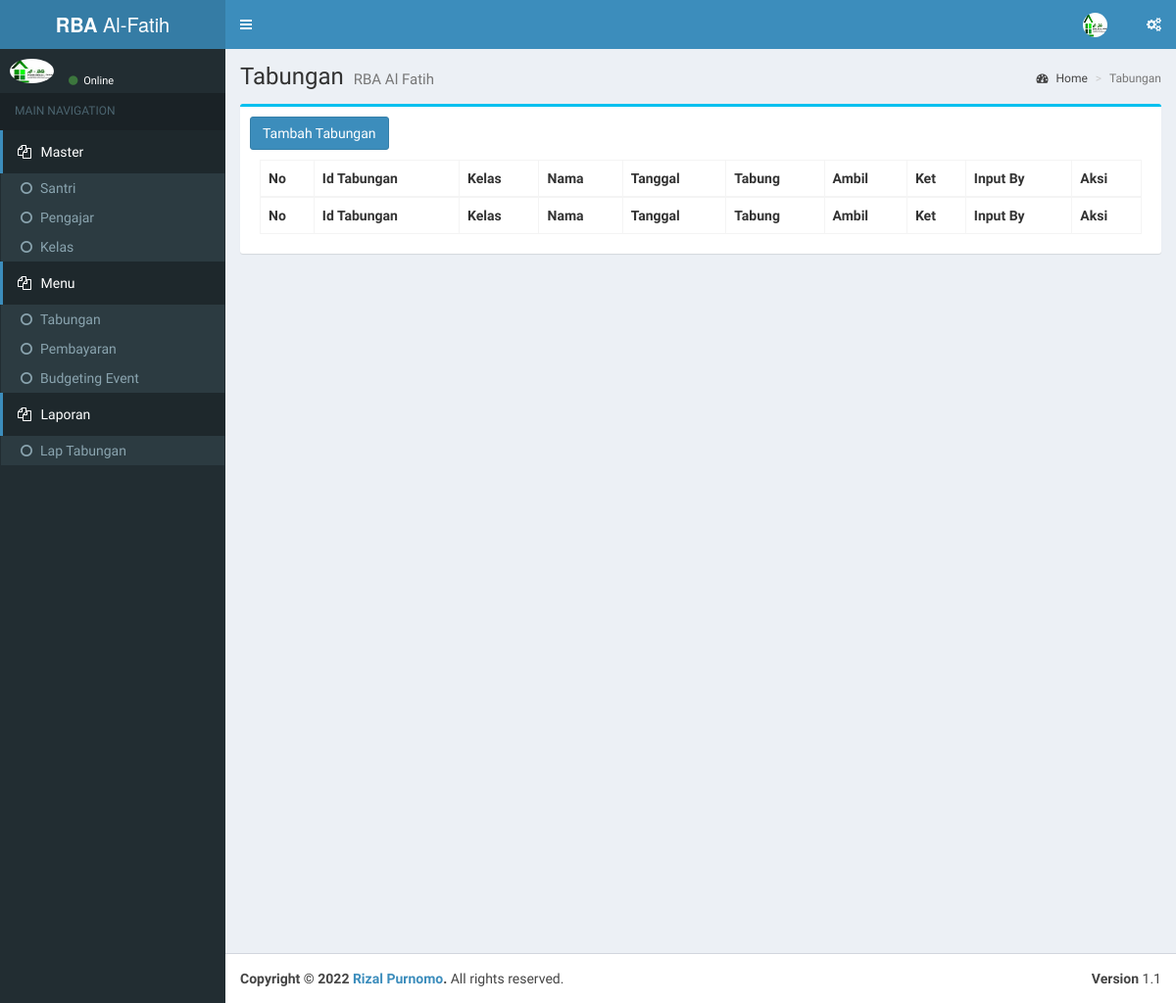
Page /index.php/tabungan on the earlier database version.
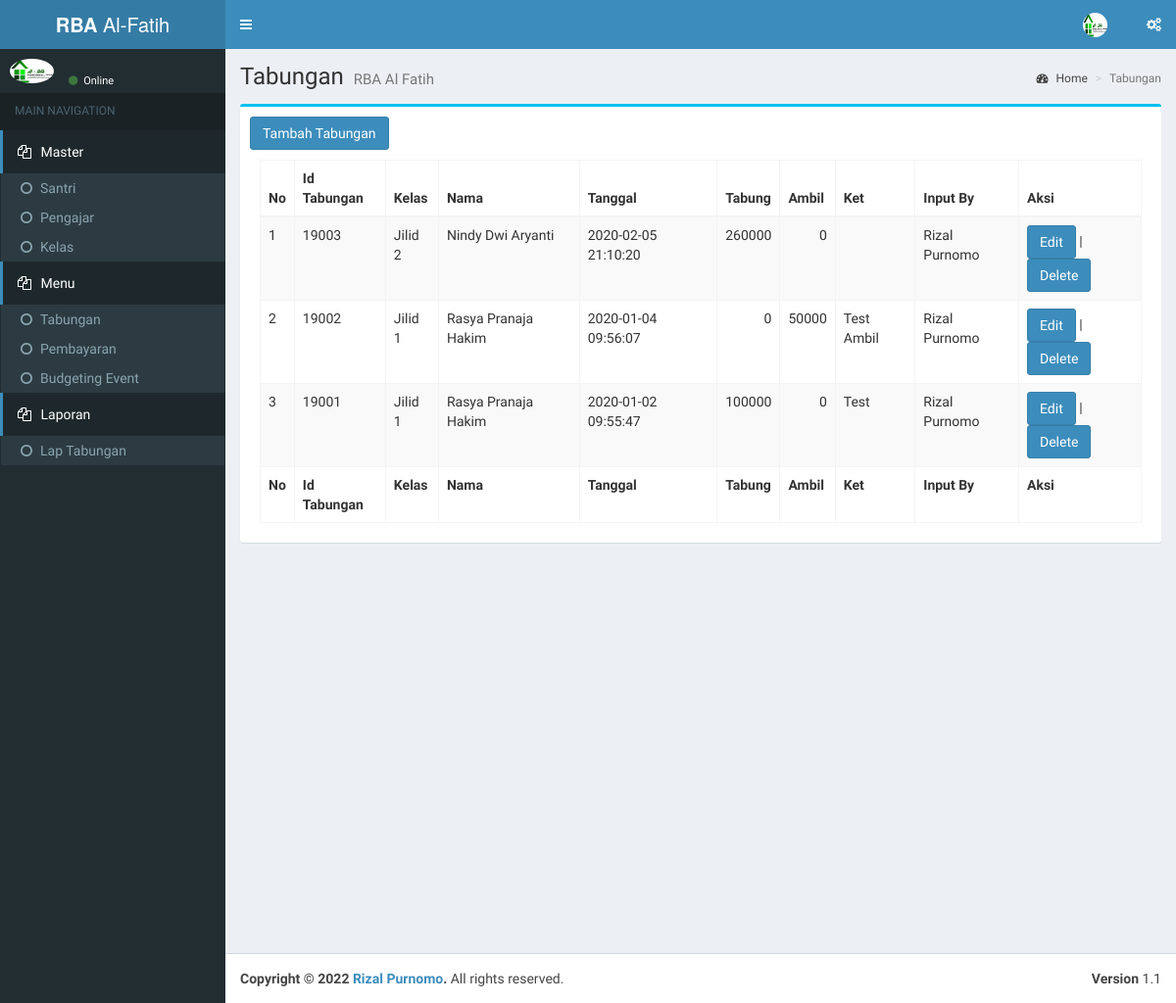
Same page on the later database version.
### tables this page shows
CREATE TABLE `tbltabungan` (
  `id` int(11) NOT NULL AUTO_INCREMENT,
  `idTabungan` varchar(5) DEFAULT NULL,
  `idSantri` varchar(5) DEFAULT NULL,
  `idUser` varchar(5) DEFAULT NULL,
  `tanggal` datetime DEFAULT NULL,
  `debet` int(11) DEFAULT NULL,
  `kredit` int(11) DEFAULT NULL,
  `ket` varchar(50) DEFAULT NULL,
  PRIMARY KEY (`id`)
);

CREATE TABLE `tblkelas` (
  `id` int(11) NOT NULL AUTO_INCREMENT,
  `idKelas` varchar(5) DEFAULT NULL,
  `namaKelas` varchar(50) DEFAULT NULL,
  `idUser` varchar(5) DEFAULT NULL,
  PRIMARY KEY (`id`)
);

CREATE TABLE `tblsantri` (
  `id` int(11) NOT NULL AUTO_INCREMENT,
  `idSantri` varchar(5) DEFAULT NULL,
  `idKelas` varchar(5) DEFAULT NULL,
  `nama` varchar(50) DEFAULT NULL,
  `panggilan` varchar(20) DEFAULT NULL,
  `tmpLahir` varchar(20) DEFAULT NULL,
  `tglLahir` date DEFAULT NULL,
  `jnsKel` varchar(10) DEFAULT NULL,
  `tlp` varchar(25) DEFAULT NULL,
  `alamat` varchar(100) DEFAULT NULL,
  `namaAyah` varchar(50) DEFAULT NULL,
  `namaIbu` varchar(50) DEFAULT NULL,
  `email` varchar(50) DEFAULT NULL,
  PRIMARY KEY (`id`)
);

CREATE TABLE `tbluser` (
  `id` int(11) NOT NULL AUTO_INCREMENT,
  `iduser` varchar(5) DEFAULT NULL,
  `user` varchar(20) DEFAULT NULL,
  `realname` varchar(50) DEFAULT NULL,
  `password` varchar(50) DEFAULT NULL,
  `jnsKel` varchar(5) DEFAULT NULL,
  `level` varchar(20) DEFAULT NULL,
  `foto` varchar(50) DEFAULT NULL,
  `lastLogin` datetime DEFAULT NULL,
  PRIMARY KEY (`id`)
);

### application/controllers/Tabungan.php (called while the page is built, shortened)
<?php
class Tabungan extends CI_Controller {
	public function __construct(){
		$this->load->model(array('santri_model','kelas_model','tabungan_model'));
  }
    public function index(){
      $data['tabungan'] = $this->tabungan_model->getAllTabungan();
		  $this->load->view('tabungan/view_tabungan',$data);
    }
}

### index.php (called while the page is built, shortened)
<?php
require_once BASEPATH.'core/CodeIgniter.php';

### application/models/Tabungan_model.php (called while the page is built, shortened)
<?php
class Tabungan_model extends CI_Model {
	public function getAllTabungan(){
		$sql = "SELECT * FROM tbltabungan a
			INNER JOIN tblsantri b ON a.idsantri=b.idSantri
			INNER JOIN tbluser c ON c.iduser=a.iduser
			inner join tblkelas d on d.idkelas=b.idkelas
			order by tanggal desc";
		$qry = $this->db->query($sql);
		return $qry->result_array();
	}
}

### application/views/tabungan/view_tabungan.php (the view, shortened to what this page needs)
<div class="content-wrapper">
	<section class="content-header">
		<h1>
			Tabungan
			<small>RBA Al Fatih</small>
		</h1>
		<ol class="breadcrumb">
			<li><a href="<?php echo base_url('home/dashboard');?>"><i class="fa fa-dashboard"></i> Home</a></li>
			<li class="active">Tabungan</li>
		</ol>
	</section>
	<section class="content">
		<div class="row">
			<div class="col-sm-12">
				<div class="box box-info">
					<div class="box-body">
            <a class="btn btn-large btn-primary" href="<?php echo base_url('tabungan/add');?>">Tambah Tabungan</a>
            <div class="box-body table-responsive">
              <table id="example1" class="table table-bordered table-striped">
                      <thead>
                          <tr>
                              <th>No</th>
                              <th>Id Tabungan</th>
                              <th>Kelas</th>
                              <th>Nama</th>
                              <th>Tanggal</th>
                              <th>Tabung</th>
                              <th>Ambil</th>
                              <th>Ket</th>
                              <th>Input By</th>
                              <th>Aksi</th>
                          </tr>
                      </thead>
                      <tbody>
                      <?php  if(!empty($tabungan)){for($a=0; $a<count($tabungan); $a++){?>
                      <?php $idTabungan = $tabungan[$a]['idTabungan']; ?>
                      <tr id="tabungan<?php echo $idTabungan; ?>">
                          <td><?php echo $a+1; ?></td>
                          <td><?php echo $idTabungan; ?></td>
                          <td><?php echo $tabungan[$a]['namaKelas']; ?></td>
                          <td><?php echo $tabungan[$a]['nama']; ?></td>
                          <td><?php echo $tabungan[$a]['tanggal']; ?></td>
                          <td align="right"  class="uang"><?php echo $tabungan[$a]['debet']; ?></td>
                          <td align="right"  class="uang"><?php echo $tabungan[$a]['kredit']; ?></td>
                          <td><?php echo $tabungan[$a]['ket']; ?></td>
                          <td><?php echo $tabungan[$a]['realname']; ?></td>
                          <td width="125px">
                              <a class="btn btn-large btn-primary"
                                  href="javascript:selectTabungan('tabungan<?php echo $tabungan[$a]['idTabungan']; ?>')">Edit</a>
                              | <a class="btn btn-large btn-primary"
                                  href="javascript:deleteTabungan('tabungan<?php echo $tabungan[$a]['idTabungan']; ?>')">Delete</a>
                          </td>
                      </tr>
                      <?php }} ?>
                      </tbody>
                      <tfoot>
                          <tr>
                              <th>No</th>
                              <th>Id Tabungan</th>
                              <th>Kelas</th>
                              <th>Nama</th>
                              <th>Tanggal</th>
                              <th>Tabung</th>
                              <th>Ambil</th>
                              <th>Ket</th>
                              <th>Input By</th>
                              <th>Aksi</th>
                          </tr>
                      </tfoot>
                  </table>
            </div>
					</div>
				</div>
			</div>
		</div>
	</section>
</div>

Differences in the rows shown:
added tbltabungan: idTabungan "19003", tblkelas.namaKelas "Jilid 2", tblsantri.nama "Nindy Dwi Aryanti", tanggal "2020-02-05 21:10:20", debet "260000", kredit "0", tbluser.realname "Rizal Purnomo"
added tbltabungan: idTabungan "19002", tblkelas.namaKelas "Jilid 1", tblsantri.nama "Rasya Pranaja Hakim", tanggal "2020-01-04 09:56:07", debet "0", kredit "50000", ket "Test Ambil", tbluser.realname "Rizal Purnomo"
added tbltabungan: idTabungan "19001", tblkelas.namaKelas "Jilid 1", tblsantri.nama "Rasya Pranaja Hakim", tanggal "2020-01-02 09:55:47", debet "100000", kredit "0", ket "Test", tbluser.realname "Rizal Purnomo"
